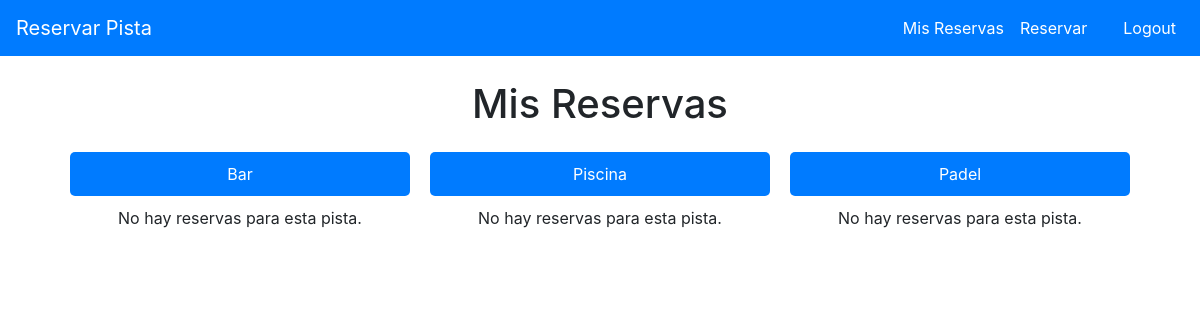
/mis_reservas/ (signed in), run on the app's committed database.
### reservas/models.py (models this page shows)
class Pista(models.Model):
    nombre = models.CharField(max_length=100)
    tipo = models.CharField(max_length=10, choices=[('tenis', 'Tenis'), ('padel', 'Padel')])
    def __str__(self):
        return self.nombre

### reservas/views.py (the view)
# urls.py: path('mis_reservas/', views.reservation_list, name='reservation_list'),
@login_required
def reservation_list(request):
    usuario = request.user
    usuario_json = json.dumps({"nombre": usuario.first_name, "apellido": usuario.last_name})
    reservas = Reserva.objects.filter(
        Q(socio=usuario) |
        Q(jugadores__icontains=usuario_json)
    ).filter(fecha_hora_inicio__gte=timezone.now(), fecha_hora_inicio__lte=timezone.now() + timezone.timedelta(days=1))
    pistas = Pista.objects.all()
    reservas_por_pista = {pista: [] for pista in pistas}
    for reserva in reservas:
        reservas_por_pista[reserva.pista].append(reserva)
    return render(request, 'reservas/reservation_list.html', {'reservas_por_pista': reservas_por_pista})

### reservas/templates/reservas/reservation_list.html
{% extends "reservas/base.html" %}
{% block content %}
<div class="container">
    <h1 class="text-center my-4">Mis Reservas</h1>
    <div class="reservation-columns">
        {% for pista, reservas in reservas_por_pista.items %}
        <div class="reservation-column">
            <div class="pista-header">{{ pista }}</div>
            {% if reservas %}
            {% for reserva in reservas %}
            <div class="reservation-list-card">
                <div class="reservation-date">{{ reserva.fecha_hora_inicio|date:"F j, Y" }}</div>
                <div class="reservation-time">{{ reserva.fecha_hora_inicio|date:"H:i" }} - {{ reserva.fecha_hora_fin|date:"H:i" }}</div>
                <div class="player-info">
                    {% for jugador in reserva.jugadores %}
                    <div>{{ jugador.nombre }} {{ jugador.apellido }} ({{ jugador.tipo }})</div>
                    {% endfor %}
                </div>
            </div>
            {% endfor %}
            {% else %}
            <p>No hay reservas para esta pista.</p>
            {% endif %}
        </div>
        {% endfor %}
    </div>
</div>
{% endblock %}

### static/styles.css (style rules this page uses)
.container { margin-top: 20px; }
.pista-header { background-color: #007bff; color: white; padding: 10px; margin-bottom: 10px; border-radius: 5px; text-align: center; }
.reservation-columns { display: flex; justify-content: space-between; }
.reservation-column { flex: 1; margin: 0 10px; text-align: center; }

### data on the page
Pista: nombre "Bar"
Pista: nombre "Piscina"
Pista: nombre "Padel"
